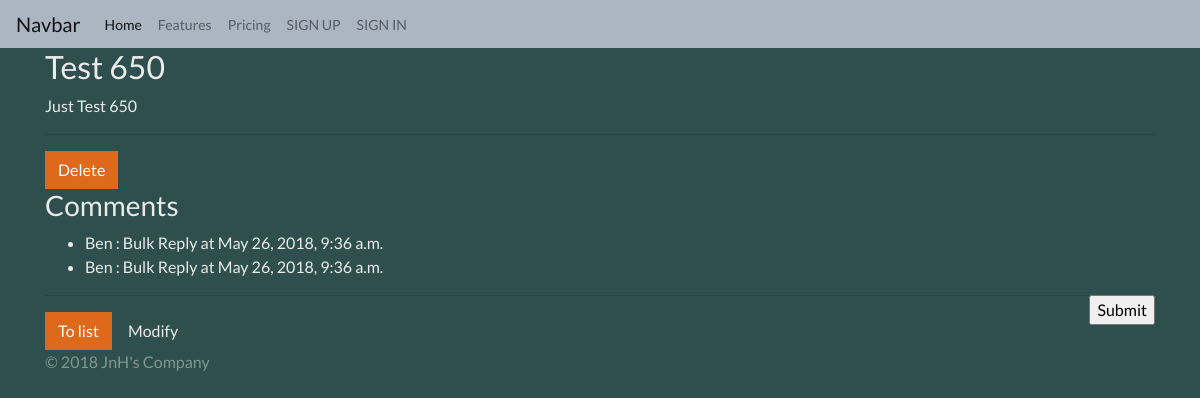
/blog/cbv/656/, run on the app's committed database.
### blog/models.py (models this page shows, shortened)
class Post(models.Model):
    STATUS_CHOICES = (
        ('d', 'Draft'),
        ('p', 'Published'),
        ('w', 'Withdrawn'),
    )
    user = models.ForeignKey(settings.AUTH_USER_MODEL)
    title = models.CharField(max_length=100, verbose_name="Subject", help_text="input title, max 100")
    content = models.TextField(verbose_name="Content")
    photo = models.ImageField(blank=True, upload_to='blog/post/%Y/%m/%d')
    tag = models.CharField(max_length=50, blank=True, help_text="write tags")
    lnglat = models.CharField(max_length=30,
        validators=[lnglat_validator],
        help_text="\"longtitude,latitude\" type",
        blank=True
    )
    status = models.CharField(max_length=1, choices=STATUS_CHOICES)
    tag_set = models.ManyToManyField('Tag', blank=True)
    ip = models.CharField(max_length=20)
    created_at = models.DateTimeField(auto_now_add=True)
    updated_at = models.DateTimeField(auto_now=True)
    class Meta:
        ordering = ['-id']

class Comment(models.Model):
    post = models.ForeignKey(Post)
    author = models.CharField(max_length=20)
    message = models.TextField()
    created_at = models.DateTimeField(auto_now_add=True)
    updated_at = models.DateTimeField(auto_now=True)

### blog/context_processors.py (called while the page is built)
def blog(request):
    return {
        'current_datetime': timezone.now()
    }

### blog/templates/blog/post_detail.html (shortened to what this page needs)
{% extends "blog/layout.html" %}
{% load imagekit %}
{% block content %}
<div class="container">
    <div class="row">
        <div class="col-sm-12">
            <h2>{{ post.title }}</h2>
                {{ post.content|linebreaks }}
            <hr/>
            <a href="{% url 'blog:cbv_post_delete' post.id %}" class="btn btn-primary">Delete</a>
            <h3>Comments</h3>
            <ul>
                {% for comment in post.comment_set.all %}
                    <li>
                        {{ comment.author }} :
                        {{ comment.message }}
                        at {{ comment.updated_at }}
                    </li>
                {% endfor %}
            </ul>
            <p>
            <form action="" method="post">
                <input type="submit" class="float-right">
            </form>
            </p>
            <hr/>
            <a href="{% url 'blog:post_list' %}" class="btn btn-primary"> To list </a>
            <a href="{% url 'blog:post_edit' post.id %}" class="btn btn-default">Modify</a>
        </div>
    </div>
</div>
{% endblock %}

### start_django/static/style.css (style rules this page uses)
body { background-color: darkslategrey }

### data on the page
Post: title "Test 650", content "Just Test 650"
Comment: author "Ben", message "Bulk Reply", updated_at "May 26, 2018, 9:36 a.m."
Comment: author "Ben", message "Bulk Reply", updated_at "May 26, 2018, 9:36 a.m."
